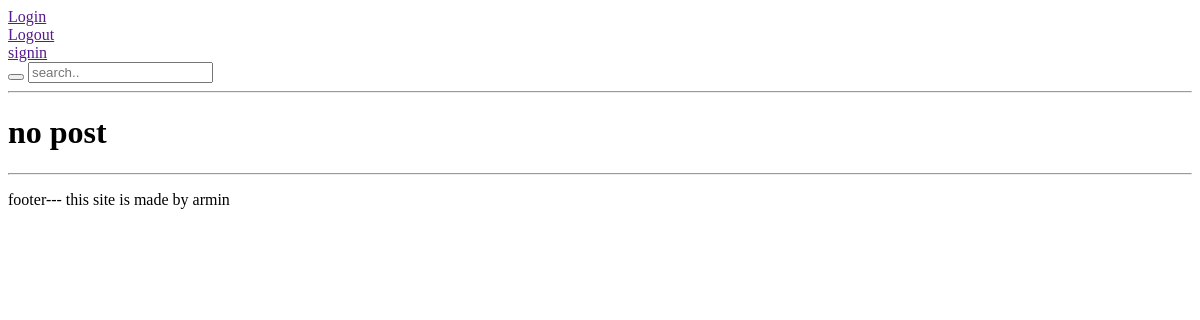
The app's page /search/, older data.
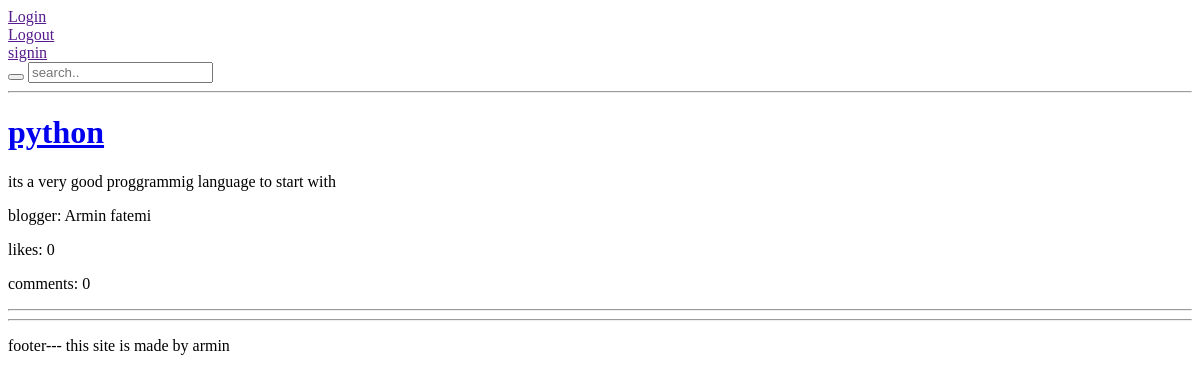
The same page, newer data.
### posts/models.py (models this page shows, shortened)
class PostModel(models.Model):
    blogger = models.ForeignKey(BloggerModel, on_delete=models.DO_NOTHING)
    title = models.CharField(max_length=50, )
    description = models.CharField(max_length=35, )
    text = models.TextField(blank=True,)
    likes_count = models.IntegerField(default=0,)
    comment_count = models.IntegerField(default=0, )
    is_enable = models.BooleanField(default=True, )
    created_time = models.DateTimeField(auto_now_add=True, )
    updated_time = models.DateTimeField(auto_now=True, )
    photo_main = models.ImageField(upload_to='photos/posts/%Y/%m/%d/', )
    photo_1 = models.ImageField(upload_to='photos/posts/%Y/%m/%d/', blank=True)
    photo_2 = models.ImageField(upload_to='photos/posts/%Y/%m/%d/', blank=True)
    photo_3 = models.ImageField(upload_to='photos/posts/%Y/%m/%d/', blank=True)
    photo_4 = models.ImageField(upload_to='photos/posts/%Y/%m/%d/', blank=True)

### bloggers/models.py (models this page shows)
class BloggerModel(models.Model):
    user = models.OneToOneField(User, on_delete=models.DO_NOTHING)
    bio_text = models.TextField(blank=True, )
    name = models.CharField(blank=False, max_length=100)
    birth_date = models.DateField(blank=True, null=True)
    register_date = models.DateTimeField(auto_now_add=True, )
    post_count = models.IntegerField(default=0)
    email = models.CharField(blank=False, max_length=100)
    phone_number = models.CharField(blank=True, max_length=50)
    photo = models.ImageField(blank=True, upload_to='photos/bloggers/%Y/%m/%d/')
    def __str__(self):
        return self.name

### pages/views.py (the view, shortened to what this page needs)
# urls.py: path('search/', search, name='search'),
def search(request):
    posts = PostModel.objects.order_by('-created_time').filter(is_enable=True)
    context = {
        'posts': posts
    }
    return render(request, 'posts/search.html', context=context)

### templates/posts/search.html (shortened to what this page needs)
{% extends 'base.html' %}
{% block content %}
<div>
    {% if posts %}
        {% for p in posts %}
            <h1><a href="/postdetail/{{ p.id }}/">{{ p.title }}</a></h1>
            <p>{{ p.text }}</p>
            <p><span>blogger: </span>{{ p.blogger }}</p>
            <p>likes: {{ p.likes_count }}</p>
            <p>comments: {{ p.comment_count }}</p>
            <hr>
        {% endfor %}
    {% else %}
        <h1>no post</h1>
    {% endif %}
</div>
{% endblock %}

Row changes from the older to the newer data that the page shows:
added PostModel: title "python", text "its a very good proggrammig language to start with", blogger "Armin fatemi", likes_count "0", comment_count "0"
Text that changed along with them:
text no longer shown: "no post"
